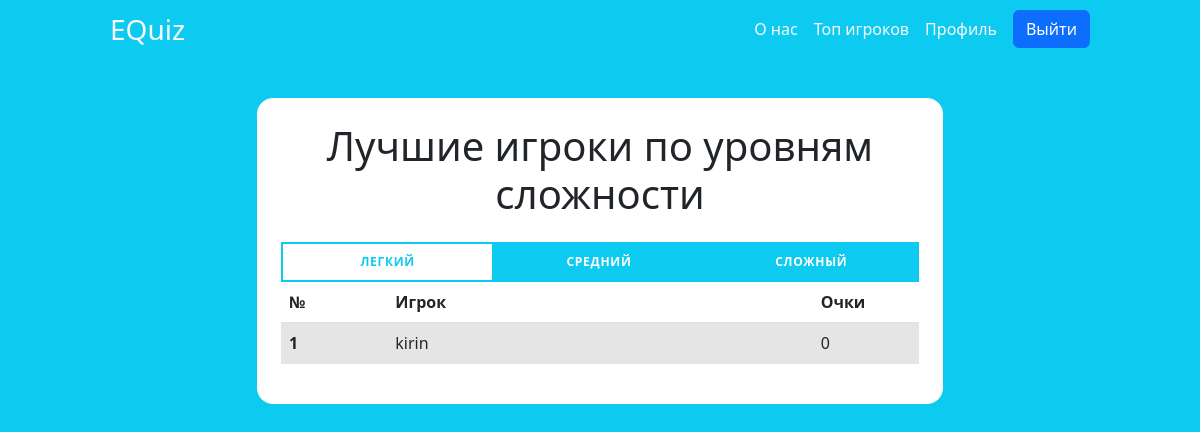
Before: /top (signed in) with the older database file.
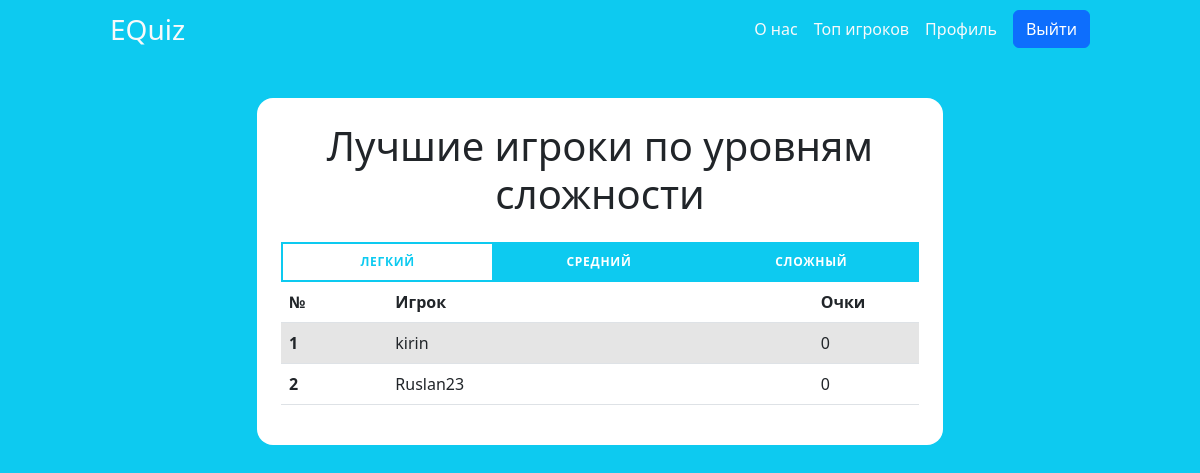
After: the same page with the newer database file.
### apps/authentication/models.py (models this page shows)
class User(AbstractUser):
    username = models.CharField(unique=True, max_length=200, error_messages={
        'unique': 'Это имя пользователя уже занято'
    })
    password = models.CharField(max_length=200)
    email = models.EmailField(unique=True, max_length=200, error_messages={
        'unique': 'Эта почта уже зарегистрирована'
    })
    phoneNumber = models.CharField(unique=True, max_length=12, error_messages={
        'unique': 'Этот номер телефона уже зарегистрирован'
    })
    first_name = None
    last_name = None

### apps/top/views.py (the view)
# urls.py: path('top',views.top, name='top'),
@login_required
def top(request):
    currentUser = request.user.username
    user_id = request.user.id
    allScoresEasy = UserScore.objects.order_by("-user_score_easy")
    allScoresMedium = UserScore.objects.order_by("-user_score_medium")
    allScoresHard = UserScore.objects.order_by("-user_score_hard")
    topPlayersEasy = {}
    topPlayersMedium = {}
    topPlayersHard = {}
    currentPlayerEasyScore = UserScore.objects.get(
        user_id=user_id).user_score_easy
    currentPlayerMediumScore = UserScore.objects.get(
        user_id=user_id).user_score_medium
    currentPlayerHardScore = UserScore.objects.get(
        user_id=user_id).user_score_hard
    count = 0
    currentPlayerEasyPlace = -1
    currentPlayerMediumPlace = -1
    currentPlayerHardPlace = -1
    for user in allScoresEasy:
        count += 1
        if len(topPlayersEasy) <= 9:
            user_id = user.user_id
            username = User.objects.get(id=user_id).username
            topPlayersEasy[username] = user.user_score_easy
            if username == currentUser:
                currentPlayerEasyPlace = count
        else:
            user_id = user.user_id
            username = User.objects.get(id=user_id).username
            if username == currentUser:
                currentPlayerEasyPlace = count
    count = 0
    for user in allScoresMedium:
        count += 1
        if len(topPlayersMedium) <= 9:
            user_id = user.user_id
            username = User.objects.get(id=user_id).username
            topPlayersMedium[username] = user.user_score_medium
            if username == currentUser:
                currentPlayerMediumPlace = count
        else:
            user_id = user.user_id
            username = User.objects.get(id=user_id).username
            if username == currentUser:
                currentPlayerMediumPlace = count
    count = 0
    for user in allScoresHard:
        count += 1
        if len(topPlayersHard) <= 9:
            user_id = user.user_id
            username = User.objects.get(id=user_id).username
            topPlayersHard[username] = user.user_score_hard
            if username == currentUser:
                currentPlayerHardPlace = count
        else:
            user_id = user.user_id
            username = User.objects.get(id=user_id).username
            if username == currentUser:
                currentPlayerHardPlace = count
    content = {
        'topPlayersEasy': topPlayersEasy.items(),
        'topPlayersMedium': topPlayersMedium.items(),
        'topPlayersHard': topPlayersHard.items(),
        'currentUser': currentUser,
        'currentPlayerEasyScore': currentPlayerEasyScore,
        'currentPlayerMediumScore': currentPlayerMediumScore,
        'currentPlayerHardScore': currentPlayerHardScore,
        'currentPlayerEasyPlace': currentPlayerEasyPlace,
        'currentPlayerMediumPlace': currentPlayerMediumPlace,
        'currentPlayerHardPlace': currentPlayerHardPlace,
    }
    return render(request, 'top.html', context=content)

### apps/userProfile/context_processors.py (called while the page is built)
def changePasswordForm(request):
    return {'changePasswordForm':ChangePasswordForm}

### apps/top/templates/top.html (shortened to what this page needs)
{% extends 'header.html' %}
{% load static %}
{% block content %}
<link rel="stylesheet" href="{% static "css/styles.css" %}">
<div class="mt-5 col-7 d-flex flex-column mx-auto">
    <div class="p-4 rounded-4 bg-white">
        <h1 class="text-center mb-4">Лучшие игроки по уровням сложности</h1>
        <div class="tabs">
            <ul class="tabs__list w-100">
                <li class="tabs__item"><button class="tabs__btn
                        tabs__btn--active bg-info" data-tabs-path="easy">Легкий</button></li>
                <li class="tabs__item"><button class="tabs__btn"
                        data-tabs-path="medium">Средний</button></li>
                <li class="tabs__item"><button class="tabs__btn"
                        data-tabs-path="hard">Сложный</button></li>
            </ul>
            <div class="tabs__content tabs__content--active"
                data-tabs-target="easy">
                <div class="content">
                    <table class="table table-hover overflow-auto mh-100">
                        <thead>
                            <tr>
                                <th scope="col" class="col-2">№</th>
                                <th scope="col" class="col-8">Игрок</th>
                                <th scope="col" class="col-2">Очки</th>
                            </tr>
                        </thead>
                        <tbody>
                            {% if currentPlayerEasyPlace > 10 %}
                            {% for player, score in topPlayersEasy%}
                            <tr>
                                <th scope="row">{{ forloop.counter }}</th>
                                <td>{{player}}</td>
                                <td>{{score}}</td>
                            </tr>
                            {% endfor %}
                            <tr class="table-active">
                                <th scope="row">{{ currentPlayerEasyPlace }}</th>
                                <td>{{currentUser}}</td>
                                <td>{{currentPlayerEasyScore}}</td>
                            </tr>
                            {% else %}
                            {% for player, score in topPlayersEasy%}
                            {% if player == currentUser %}
                            <tr class="table-active">
                                <th scope="row">{{ forloop.counter }}</th>
                                <td>{{player}}</td>
                                <td>{{score}}</td>
                            </tr>
                            {% else %}
                            <tr>
                                <th scope="row">{{ forloop.counter }}</th>
                                <td>{{player}}</td>
                                <td>{{score}}</td>
                            </tr>
                            {% endif %}
                            {% endfor %}
                            {% endif %}
                        </tbody>
                    </table>
                </div>
            </div>
        </div>
    </div>
</div>
{% endblock content %}

Changed rows visible on the page:
added User: topPlayersEasy "Ruslan23"
Other visible differences:
new list line: "2 0"
